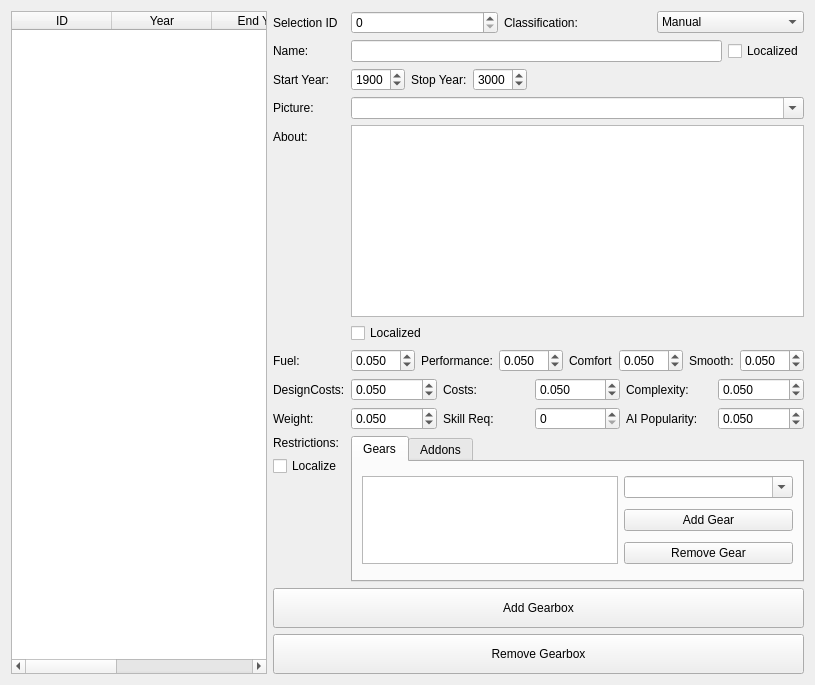
     <widget class="QWidget" name="tab_9">
      <attribute name="title">
       <string>Gearbox</string>
      </attribute>
      <layout class="QGridLayout" name="gridLayout_10">
       <item row="0" column="0">
        <widget class="QTableWidget" name="table_gearbox">
         <column>
          <property name="text">
           <string>ID</string>
          </property>
         </column>
         <column>
          <property name="text">
           <string>Year</string>
          </property>
         </column>
         <column>
          <property name="text">
           <string>End Year</string>
          </property>
         </column>
         <column>
          <property name="text">
           <string>Name</string>
          </property>
         </column>
         <column>
          <property name="text">
           <string>Skill</string>
          </property>
         </column>
        </widget>
       </item>
       <item row="0" column="1">
        <layout class="QFormLayout" name="formLayout_9">
         <property name="fieldGrowthPolicy">
          <enum>QFormLayout::AllNonFixedFieldsGrow</enum>
         </property>
         <item row="0" column="0">
          <widget class="QLabel" name="label_254">
           <property name="text">
            <string>Selection ID</string>
           </property>
          </widget>
         </item>
         <item row="0" column="1">
          <layout class="QHBoxLayout" name="horizontalLayout_91">
           <item>
            <widget class="QSpinBox" name="spin_gearbox_id">
             <property name="maximum">
              <number>999999</number>
             </property>
            </widget>
           </item>
           <item>
            <widget class="QLabel" name="label_255">
             <property name="text">
              <string>Classification:</string>
             </property>
            </widget>
           </item>
           <item>
            <widget class="QComboBox" name="comboBox_gearbox_shift">
             <item>
              <property name="text">
               <string>Manual</string>
              </property>
             </item>
             <item>
              <property name="text">
               <string>Automatic</string>
              </property>
             </item>
            </widget>
           </item>
          </layout>
         </item>
         <item row="1" column="0">
          <widget class="QLabel" name="label_121">
           <property name="text">
            <string>Name:</string>
           </property>
          </widget>
         </item>
         <item row="1" column="1">
          <layout class="QHBoxLayout" name="horizontalLayout_42">
           <item>
            <widget class="QLineEdit" name="lineEdit_gearbox_name"/>
           </item>
           <item>
            <widget class="QCheckBox" name="checkBox_gearboxname_localized">
             <property name="text">
              <string>Localized</string>
             </property>
            </widget>
           </item>
          </layout>
         </item>
         <item row="2" column="0">
          <widget class="QLabel" name="label_122">
           <property name="text">
            <string>Start Year:</string>
           </property>
          </widget>
         </item>
         <item row="2" column="1">
          <layout class="QHBoxLayout" name="horizontalLayout_43">
           <item>
            <widget class="QSpinBox" name="spin_gearbox_year">
             <property name="minimum">
              <number>1800</number>
             </property>
             <property name="maximum">
              <number>9999</number>
             </property>
             <property name="value">
              <number>1900</number>
             </property>
            </widget>
           </item>
           <item>
            <widget class="QLabel" name="label_123">
             <property name="text">
              <string>Stop Year:</string>
             </property>
            </widget>
           </item>
           <item>
            <widget class="QSpinBox" name="spin_gearbox_endyear">
             <property name="minimum">
              <number>1800</number>
             </property>
             <property name="maximum">
              <number>9999</number>
             </property>
             <property name="value">
              <number>3000</number>
             </property>
            </widget>
           </item>
           <item>
            <spacer name="horizontalSpacer_17">
             <property name="orientation">
              <enum>Qt::Horizontal</enum>
             </property>
             <property name="sizeHint" stdset="0">
              <size>
               <width>40</width>
               <height>20</height>
              </size>
             </property>
            </spacer>
           </item>
          </layout>
         </item>
         <item row="3" column="0">
          <widget class="QLabel" name="label_124">
           <property name="text">
            <string>Picture:</string>
           </property>
          </widget>
         </item>
         <item row="3" column="1">
          <widget class="QComboBox" name="comboBox_gearbox_picture">
           <property name="editable">
            <bool>true</bool>
           </property>
          </widget>
         </item>
         <item row="4" column="0">
          <widget class="QLabel" name="label_125">
           <property name="text">
            <string>About:</string>
           </property>
          </widget>
         </item>
         <item row="4" column="1">
          <layout class="QVBoxLayout" name="verticalLayout_10">
           <item>
            <widget class="QTextEdit" name="textEdit_gearbox_about"/>
           </item>
           <item>
            <widget class="QCheckBox" name="checkBox_gearbox_about_localized">
             <property name="text">
              <string>Localized</string>
             </property>
            </widget>
           </item>
          </layout>
         </item>
         <item row="5" column="0">
          <widget class="QLabel" name="label_126">
           <property name="text">
            <string>Fuel:</string>
           </property>
          </widget>
         </item>
         <item row="5" column="1">
          <layout class="QHBoxLayout" name="horizontalLayout_44">
           <item>
            <widget class="QDoubleSpinBox" name="spin_gearbox_fuel">
             <property name="decimals">
              <number>3</number>
             </property>
             <property name="singleStep">
              <double>0.010000000000000</double>
             </property>
             <property name="value">
              <double>0.050000000000000</double>
             </property>
            </widget>
           </item>
           <item>
            <widget class="QLabel" name="label_127">
             <property name="text">
              <string>Performance:</string>
             </property>
            </widget>
           </item>
           <item>
            <widget class="QDoubleSpinBox" name="spin_gearbox_performance">
             <property name="decimals">
              <number>3</number>
             </property>
             <property name="singleStep">
              <double>0.010000000000000</double>
             </property>
             <property name="value">
              <double>0.050000000000000</double>
             </property>
            </widget>
           </item>
           <item>
            <widget class="QLabel" name="label_128">
             <property name="text">
              <string>Comfort</string>
             </property>
            </widget>
           </item>
           <item>
            <widget class="QDoubleSpinBox" name="spin_gearbox_comfort">
             <property name="decimals">
              <number>3</number>
             </property>
             <property name="singleStep">
              <double>0.010000000000000</double>
             </property>
             <property name="value">
              <double>0.050000000000000</double>
             </property>
            </widget>
           </item>
           <item>
            <widget class="QLabel" name="label_129">
             <property name="text">
              <string>Smooth:</string>
             </property>
            </widget>
           </item>
           <item>
            <widget class="QDoubleSpinBox" name="spin_gearbox_smooth">
             <property name="decimals">
              <number>3</number>
             </property>
             <property name="singleStep">
              <double>0.010000000000000</double>
             </property>
             <property name="value">
              <double>0.050000000000000</double>
             </property>
            </widget>
           </item>
          </layout>
         </item>
         <item row="6" column="1">
          <layout class="QHBoxLayout" name="horizontalLayout_45">
           <item>
            <widget class="QDoubleSpinBox" name="spin_gearbox_designcost">
             <property name="decimals">
              <number>3</number>
             </property>
             <property name="singleStep">
              <double>0.010000000000000</double>
             </property>
             <property name="value">
              <double>0.050000000000000</double>
             </property>
            </widget>
           </item>
           <item>
            <widget class="QLabel" name="label_133">
             <property name="text">
              <string>Costs:</string>
             </property>
            </widget>
           </item>
           <item>
            <widget class="QDoubleSpinBox" name="spin_gearbox_costs">
             <property name="decimals">
              <number>3</number>
             </property>
             <property name="singleStep">
              <double>0.010000000000000</double>
             </property>
             <property name="value">
              <double>0.050000000000000</double>
             </property>
            </widget>
           </item>
           <item>
            <widget class="QLabel" name="label_257">
             <property name="text">
              <string>Complexity:</string>
             </property>
            </widget>
           </item>
           <item>
            <widget class="QDoubleSpinBox" name="spin_gearbox_complexity">
             <property name="decimals">
              <number>3</number>
             </property>
             <property name="singleStep">
              <double>0.010000000000000</double>
             </property>
             <property name="value">
              <double>0.050000000000000</double>
             </property>
            </widget>
           </item>
          </layout>
         </item>
         <item row="7" column="0">
          <widget class="QLabel" name="label_134">
           <property name="text">
            <string>Weight:</string>
           </property>
          </widget>
         </item>
         <item row="7" column="1">
          <layout class="QHBoxLayout" name="horizontalLayout_46">
           <item>
            <widget class="QDoubleSpinBox" name="spin_gearbox_weight">
             <property name="decimals">
              <number>3</number>
             </property>
             <property name="singleStep">
              <double>0.010000000000000</double>
             </property>
             <property name="value">
              <double>0.050000000000000</double>
             </property>
            </widget>
           </item>
           <item>
            <widget class="QLabel" name="label_256">
             <property name="text">
              <string>Skill Req:</string>
             </property>
            </widget>
           </item>
           <item>
            <widget class="QSpinBox" name="spin_gearbox_skill">
             <property name="maximum">
              <number>200</number>
             </property>
            </widget>
           </item>
           <item>
            <widget class="QLabel" name="label_135">
             <property name="text">
              <string>AI Popularity:</string>
             </property>
            </widget>
           </item>
           <item>
            <widget class="QDoubleSpinBox" name="spin_gearbox_aipop">
             <property name="decimals">
              <number>3</number>
             </property>
             <property name="maximum">
              <double>1.500000000000000</double>
             </property>
             <property name="singleStep">
              <double>0.010000000000000</double>
             </property>
             <property name="value">
              <double>0.050000000000000</double>
             </property>
            </widget>
           </item>
          </layout>
         </item>
         <item row="8" column="0">
          <layout class="QVBoxLayout" name="verticalLayout_18">
           <item>
            <widget class="QLabel" name="label_258">
             <property name="text">
              <string>Restrictions:</string>
             </property>
            </widget>
           </item>
           <item>
            <widget class="QCheckBox" name="checkBox_gearbox_restriction_localize">
             <property name="text">
              <string>Localize</string>
             </property>
            </widget>
           </item>
           <item>
            <spacer name="verticalSpacer">
             <property name="orientation">
              <enum>Qt::Vertical</enum>
             </property>
             <property name="sizeHint" stdset="0">
              <size>
               <width>20</width>
               <height>40</height>
              </size>
             </property>
            </spacer>
           </item>
          </layout>
         </item>
         <item row="9" column="0" colspan="2">
          <widget class="QPushButton" name="button_gearbox_add">
           <property name="sizePolicy">
            <sizepolicy hsizetype="Minimum" vsizetype="Fixed">
             <horstretch>0</horstretch>
             <verstretch>0</verstretch>
            </sizepolicy>
           </property>
           <property name="minimumSize">
            <size>
             <width>0</width>
             <height>40</height>
            </size>
           </property>
           <property name="text">
            <string>Add Gearbox</string>
           </property>
          </widget>
         </item>
         <item row="10" column="0" colspan="2">
          <widget class="QPushButton" name="button_gearbox_remove">
           <property name="sizePolicy">
            <sizepolicy hsizetype="Minimum" vsizetype="Expanding">
             <horstretch>0</horstretch>
             <verstretch>0</verstretch>
            </sizepolicy>
           </property>
           <property name="minimumSize">
            <size>
             <width>0</width>
             <height>40</height>
            </size>
           </property>
           <property name="text">
            <string>Remove Gearbox</string>
           </property>
          </widget>
         </item>
         <item row="8" column="1">
          <widget class="QTabWidget" name="tabWidget_3">
           <property name="sizePolicy">
            <sizepolicy hsizetype="Expanding" vsizetype="Maximum">
             <horstretch>0</horstretch>
             <verstretch>0</verstretch>
            </sizepolicy>
           </property>
           <property name="currentIndex">
            <number>0</number>
           </property>
           <widget class="QWidget" name="tab_19">
            <attribute name="title">
             <string>Gears</string>
            </attribute>
            <layout class="QGridLayout" name="gridLayout_20">
             <item row="0" column="1">
              <widget class="QComboBox" name="comboBox_gearbox_gears">
               <property name="editable">
                <bool>true</bool>
               </property>
              </widget>
             </item>
             <item row="1" column="1">
              <widget class="QPushButton" name="button_gearbox_gears_add">
               <property name="text">
                <string>Add Gear</string>
               </property>
              </widget>
             </item>
             <item row="2" column="1">
              <widget class="QPushButton" name="button_gearbox_gear_remove">
               <property name="text">
                <string>Remove Gear</string>
               </property>
              </widget>
             </item>
             <item row="0" column="0" rowspan="3">
              <widget class="QListWidget" name="list_gearbox_gears">
               <property name="sizePolicy">
                <sizepolicy hsizetype="Preferred" vsizetype="Expanding">
                 <horstretch>0</horstretch>
                 <verstretch>0</verstretch>
                </sizepolicy>
               </property>
              </widget>
             </item>
            </layout>
           </widget>
           <widget class="QWidget" name="tab_20">
            <attribute name="title">
             <string>Addons</string>
            </attribute>
            <layout class="QGridLayout" name="gridLayout_21">
             <item row="0" column="0">
              <widget class="QCheckBox" name="checkBox_gearbox_addons_trans">
               <property name="text">
                <string>Transaxle</string>
               </property>
              </widget>
             </item>
             <item row="1" column="0">
              <widget class="QCheckBox" name="checkBox_gearbox_addon_reverse">
               <property name="text">
                <string>Reverse</string>
               </property>
              </widget>
             </item>
             <item row="3" column="0">
              <widget class="QCheckBox" name="checkBox_gearbox_addon_overdrive">
               <property name="text">
                <string>Overdrive</string>
               </property>
              </widget>
             </item>
             <item row="4" column="0">
              <widget class="QCheckBox" name="checkBox_gearbox_addon_limited">
               <property name="text">
                <string>Limited Slip</string>
               </property>
              </widget>
             </item>
            </layout>
           </widget>
          </widget>
         </item>
         <item row="6" column="0">
          <widget class="QLabel" name="label_131">
           <property name="text">
            <string>DesignCosts:</string>
           </property>
          </widget>
         </item>
        </layout>
       </item>
      </layout>
     </widget>
